Frame 1 (no input): blank canvas, image omitted
Frame 60 (the mouse pressed at the canvas centre just before this capture): blank canvas, image omitted
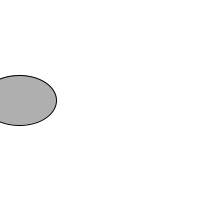
Frame 120 (the mouse held since frame 60 and released just before this capture)

The Processing sketch whose frames 1 and 60 were blank and that drew this single picture after the mouse press (run headless with seeded random() and noise(); from frame 60 on, the mouse is pressed at the canvas centre):

// Processing sketch: day1_1
// ── day1_1.pde
int circleX = -100; //declare variable and assignvalue to circleX
int circleY = 100; //declare variable and assignvalue to circleY

void setup(){ //run setup once
  size(200,200); //size of screen
}
void draw(){ // run over and over
  background (255); //draw "background" color
  stroke(0); //cicle outside color
  fill(175); //circle inside color
  ellipse(circleX,circleY,75,50); //draw circle
  //ellipse(X positiuon, Y position, radius X, radius Y)
  
  //circleX = circleX + 1;
 circleX++;
  
}
